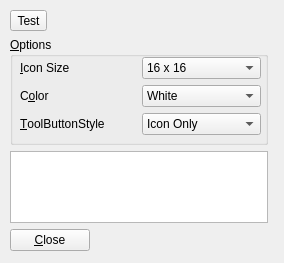
<?xml version="1.0" encoding="UTF-8"?>
<ui version="4.0">
 <class>Dialog</class>
 <widget class="QWidget" name="Dialog">
  <property name="geometry">
   <rect>
    <x>0</x>
    <y>0</y>
    <width>284</width>
    <height>263</height>
   </rect>
  </property>
  <property name="font">
   <font>
    <family>Segoe UI</family>
    <pointsize>9</pointsize>
   </font>
  </property>
  <property name="windowTitle">
   <string>Test Dialog</string>
  </property>
  <widget class="QWidget" name="">
   <property name="geometry">
    <rect>
     <x>10</x>
     <y>10</y>
     <width>258</width>
     <height>241</height>
    </rect>
   </property>
   <layout class="QVBoxLayout" name="verticalLayout" stretch="0,3,2,0">
    <item>
     <widget class="QToolButton" name="toolButton">
      <property name="text">
       <string>Test</string>
      </property>
     </widget>
    </item>
    <item>
     <widget class="QGroupBox" name="groupBox">
      <property name="title">
       <string>&amp;Options</string>
      </property>
      <widget class="QWidget" name="layoutWidget">
       <property name="geometry">
        <rect>
         <x>10</x>
         <y>20</y>
         <width>241</width>
         <height>81</height>
        </rect>
       </property>
       <layout class="QGridLayout" name="gridLayout">
        <item row="0" column="0">
         <widget class="QLabel" name="sizeLabel">
          <property name="text">
           <string>&amp;Icon Size</string>
          </property>
          <property name="buddy">
           <cstring>sizeBox</cstring>
          </property>
         </widget>
        </item>
        <item row="0" column="1">
         <widget class="QComboBox" name="sizeBox">
          <item>
           <property name="text">
            <string>16 x 16</string>
           </property>
          </item>
          <item>
           <property name="text">
            <string>22 x 22</string>
           </property>
          </item>
          <item>
           <property name="text">
            <string>24 x 24</string>
           </property>
          </item>
          <item>
           <property name="text">
            <string>32 x 32</string>
           </property>
          </item>
         </widget>
        </item>
        <item row="1" column="0">
         <widget class="QLabel" name="colorLabel">
          <property name="text">
           <string>C&amp;olor</string>
          </property>
          <property name="buddy">
           <cstring>colorBox</cstring>
          </property>
         </widget>
        </item>
        <item row="1" column="1">
         <widget class="QComboBox" name="colorBox">
          <item>
           <property name="text">
            <string>White</string>
           </property>
          </item>
          <item>
           <property name="text">
            <string>Black</string>
           </property>
          </item>
          <item>
           <property name="text">
            <string>Red</string>
           </property>
          </item>
          <item>
           <property name="text">
            <string>Dark Red</string>
           </property>
          </item>
          <item>
           <property name="text">
            <string>Green</string>
           </property>
          </item>
          <item>
           <property name="text">
            <string>Dark Green</string>
           </property>
          </item>
          <item>
           <property name="text">
            <string>Blue</string>
           </property>
          </item>
          <item>
           <property name="text">
            <string>Dark Blue</string>
           </property>
          </item>
          <item>
           <property name="text">
            <string>Cyan</string>
           </property>
          </item>
          <item>
           <property name="text">
            <string>Dark Cyan</string>
           </property>
          </item>
          <item>
           <property name="text">
            <string>Magenta</string>
           </property>
          </item>
          <item>
           <property name="text">
            <string>Dark Magenta</string>
           </property>
          </item>
          <item>
           <property name="text">
            <string>Yellow</string>
           </property>
          </item>
          <item>
           <property name="text">
            <string>Dark Yellow</string>
           </property>
          </item>
          <item>
           <property name="text">
            <string>Gray</string>
           </property>
          </item>
          <item>
           <property name="text">
            <string>Dark Gray</string>
           </property>
          </item>
          <item>
           <property name="text">
            <string>Light Gray</string>
           </property>
          </item>
         </widget>
        </item>
        <item row="2" column="0">
         <widget class="QLabel" name="styleLabel">
          <property name="text">
           <string>&amp;ToolButtonStyle</string>
          </property>
          <property name="buddy">
           <cstring>styleBox</cstring>
          </property>
         </widget>
        </item>
        <item row="2" column="1">
         <widget class="QComboBox" name="styleBox">
          <item>
           <property name="text">
            <string>Icon Only</string>
           </property>
          </item>
          <item>
           <property name="text">
            <string>Text Under Icon</string>
           </property>
          </item>
          <item>
           <property name="text">
            <string>Text Beside Icon</string>
           </property>
          </item>
         </widget>
        </item>
       </layout>
      </widget>
     </widget>
    </item>
    <item>
     <widget class="QPlainTextEdit" name="plainTextEdit"/>
    </item>
    <item>
     <widget class="QPushButton" name="pushButton">
      <property name="sizePolicy">
       <sizepolicy hsizetype="Fixed" vsizetype="Fixed">
        <horstretch>0</horstretch>
        <verstretch>0</verstretch>
       </sizepolicy>
      </property>
      <property name="text">
       <string>&amp;Close</string>
      </property>
     </widget>
    </item>
   </layout>
  </widget>
 </widget>
 <resources/>
 <connections>
  <connection>
   <sender>pushButton</sender>
   <signal>clicked()</signal>
   <receiver>Dialog</receiver>
   <slot>close()</slot>
   <hints>
    <hint type="sourcelabel">
     <x>514</x>
     <y>376</y>
    </hint>
    <hint type="destinationlabel">
     <x>430</x>
     <y>375</y>
    </hint>
   </hints>
  </connection>
 </connections>
</ui>
